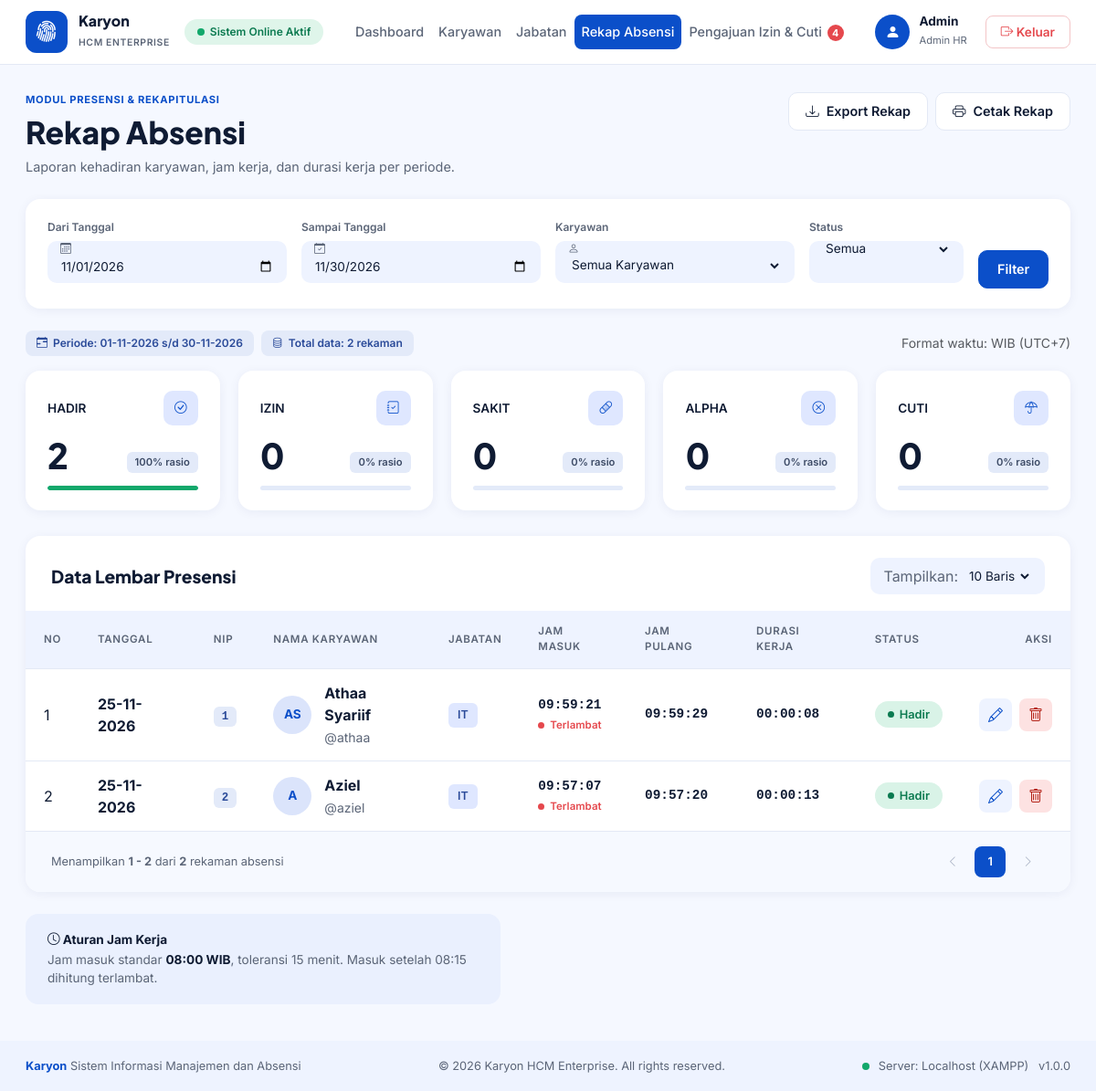
Screenshot of /admin/rekap_absensi.php (signed in) with the database file from the repository.
### tables this page shows
CREATE TABLE `absensi` (
  `id` int(11) NOT NULL,
  `karyawan_id` int(11) NOT NULL,
  `tanggal` date NOT NULL,
  `jam_masuk` time DEFAULT NULL,
  `jam_pulang` time DEFAULT NULL,
  `status` enum('Hadir','Izin','Sakit','Alpha','Cuti') DEFAULT 'Hadir',
  `keterangan` varchar(255) DEFAULT NULL,
  `pengajuan_id` int(11) DEFAULT NULL
);

CREATE TABLE `karyawan` (
  `id` int(11) NOT NULL,
  `nip` varchar(20) NOT NULL,
  `nama` varchar(100) NOT NULL,
  `jabatan_id` int(11) DEFAULT NULL,
  `no_hp` varchar(15) DEFAULT NULL,
  `alamat` text DEFAULT NULL
);

CREATE TABLE `users` (
  `id` int(11) NOT NULL,
  `username` varchar(50) NOT NULL,
  `password` varchar(255) NOT NULL,
  `role` enum('admin','karyawan') NOT NULL,
  `karyawan_id` int(11) DEFAULT NULL
);

CREATE TABLE `jabatan` (
  `id` int(11) NOT NULL,
  `kode_jabatan` varchar(20) NOT NULL,
  `nama_jabatan` varchar(50) NOT NULL
);

### admin/rekap_absensi.php (the view, shortened to what this page needs)
<?php
require_once '../auth/cek_session.php';
require_once '../includes/fungsi.php';
$dari   = bersihkan_tanggal($_GET['dari'] ?? '', date('Y-m-01'));
$sampai = bersihkan_tanggal($_GET['sampai'] ?? '', date('Y-m-t'));
$karyawan = (int)($_GET['karyawan'] ?? 0);
$status   = in_array($_GET['status'] ?? '', DAFTAR_STATUS) ? $_GET['status'] : '';
$per      = (int)($_GET['per'] ?? 10);
$halaman  = max(1, (int)($_GET['page'] ?? 1));
$cetak    = isset($_GET['cetak']);
list($sql_where, $tipe, $param) = filter_rekap($dari, $sampai, $karyawan, $status);
$hitung = array_fill_keys(DAFTAR_STATUS, 0);
foreach (query_aman($conn, "SELECT a.status, COUNT(*) n FROM absensi a WHERE $sql_where GROUP BY a.status", $tipe, $param) as $r) {
    $hitung[$r['status']] = $r['n'];
}
$total = array_sum($hitung);
$per_halaman = $cetak ? max($total, 1) : $per;
$total_halaman = max(1, (int)ceil($total / $per_halaman));
$halaman = min($halaman, $total_halaman);
$offset = ($halaman - 1) * $per_halaman;
$rows = query_aman($conn, "
    SELECT a.*, k.nip, k.nama, j.nama_jabatan, u.username
    FROM absensi a
    JOIN karyawan k ON a.karyawan_id = k.id
    LEFT JOIN jabatan j ON k.jabatan_id = j.id
    LEFT JOIN users u ON u.karyawan_id = k.id
    WHERE $sql_where
    ORDER BY a.tanggal DESC, k.nama ASC
    LIMIT $per_halaman OFFSET $offset", $tipe, $param)->fetch_all(MYSQLI_ASSOC);
$filter_url = ['dari' => $dari, 'sampai' => $sampai, 'karyawan' => $karyawan, 'status' => $status, 'per' => $per];
$kartu = [
    'Hadir' => ['ikon' => 'bi-check-circle',    'warna' => 'hadir'],
    'Izin'  => ['ikon' => 'bi-journal-check',   'warna' => 'izin'],
    'Sakit' => ['ikon' => 'bi-bandaid',         'warna' => 'sakit'],
    'Alpha' => ['ikon' => 'bi-x-circle',        'warna' => 'alpha'],
    'Cuti'  => ['ikon' => 'bi-umbrella',        'warna' => 'cuti'],
];
include '../includes/header.php';
?>
<div class="k-head no-print-keep">
  <div>
    <div class="k-eyebrow">Modul Presensi &amp; Rekapitulasi</div>
    <h1 class="k-title">Rekap Absensi</h1>
    <p class="k-lead">Laporan kehadiran karyawan, jam kerja, dan durasi kerja per periode.</p>
  </div>
  <div class="d-flex gap-2 no-print">
    <a href="export_csv.php?<?= http_build_query($filter_url) ?>" class="k-btn-putih"><i class="bi bi-download"></i> Export Rekap</a>
    <a href="?<?= http_build_query($filter_url + ['cetak' => 1]) ?>" target="_blank" class="k-btn-putih"><i class="bi bi-printer"></i> Cetak Rekap</a>
  </div>
</div>
<form method="GET" id="form-rekap" class="k-card-filter no-print">
  <div class="row g-3 align-items-end">
    <div class="col-md-3 k-field">
      <label>Dari Tanggal</label>
      <label class="k-tool"><i class="bi bi-calendar3"></i><input type="date" name="dari" value="<?= h($dari) ?>"></label>
    </div>
    <div class="col-md-3 k-field">
      <label>Sampai Tanggal</label>
      <label class="k-tool"><i class="bi bi-calendar-check"></i><input type="date" name="sampai" value="<?= h($sampai) ?>"></label>
    </div>
    <div class="col-md-3 k-field">
      <label>Karyawan</label>
      <label class="k-tool"><i class="bi bi-person"></i>
        <select name="karyawan">
          <option value="0">Semua Karyawan</option>
        </select>
      </label>
    </div>
    <div class="col-md-2 k-field">
      <label>Status</label>
      <label class="k-tool">
        <select name="status">
          <option value="">Semua</option>
        </select>
      </label>
    </div>
    <div class="col-md-1">
      <button type="submit" class="k-btn-biru w-100 justify-content-center">Filter</button>
    </div>
  </div>
</form>
<div class="d-flex flex-wrap gap-2 align-items-center mb-3">
  <span class="k-chip2"><i class="bi bi-calendar-range"></i> Periode: <?= date('d-m-Y', strtotime($dari)) ?> s/d <?= date('d-m-Y', strtotime($sampai)) ?></span>
  <span class="k-chip2"><i class="bi bi-database"></i> Total data: <?= $total ?> rekaman</span>
  <span class="text-muted small ms-auto">Format waktu: WIB (UTC+7)</span>
</div>
<div class="k-stats lima" style="margin-top:0">
  <?php foreach ($kartu as $nama_status => $k): ?>
    <div class="k-stat">
      <div class="k-stat-top"><?= strtoupper($nama_status) ?> <span class="k-stat-ico"><i class="bi <?= $k['ikon'] ?>"></i></span></div>
      <div class="k-stat-body">
        <span class="k-angka"><?= $hitung[$nama_status] ?></span>
        <span class="k-tag"><?= persen($hitung[$nama_status], $total) ?>% rasio</span>
      </div>
      <div class="k-prog"><span class="p-<?= $k['warna'] ?>" style="width:<?= persen($hitung[$nama_status], $total) ?>%"></span></div>
    </div>
  <?php endforeach; ?>
</div>
<div class="k-panel">
  <div class="k-panel-head">
    <h2 class="k-panel-title">Data Lembar Presensi</h2>
    <label class="k-tool no-print">Tampilkan:
      <select name="per" form="form-rekap" onchange="this.form.submit()">
        <?php foreach ([10, 25, 50] as $p): ?>
          <option value="<?= $p ?>" <?= $per == $p ? 'selected' : '' ?>><?= $p ?> Baris</option>
        <?php endforeach; ?>
      </select>
    </label>
  </div>
  <div class="k-table-wrap">
    <table class="k-table">
      <thead>
        <tr>
          <th>No</th><th>Tanggal</th><th>NIP</th><th>Nama Karyawan</th><th>Jabatan</th>
          <th>Jam Masuk</th><th>Jam Pulang</th><th>Durasi Kerja</th><th>Status</th><th class="no-print" style="text-align:right">Aksi</th>
        </tr>
      </thead>
      <tbody>
        <?php if (count($rows) > 0): ?>
          <?php foreach ($rows as $i => $r): ?>
            <tr>
              <td><?= $offset + $i + 1 ?></td>
              <td><b><?= date('d-m-Y', strtotime($r['tanggal'])) ?></b></td>
              <td><span class="k-nip"><?= h($r['nip']) ?></span></td>
              <td>
                <div class="k-orang">
                  <span class="k-avatar-s"><?= h(inisial($r['nama'])) ?></span>
                  <div><b><?= h($r['nama']) ?></b><small>@<?= h($r['username'] ?? '-') ?></small></div>
                </div>
              </td>
              <td><span class="k-bdg"><?= h($r['nama_jabatan'] ?? '-') ?></span></td>
              <td>
                <div class="k-jam"><?= $r['jam_masuk'] ?? '--:--:--' ?></div>
                <?php if ($r['jam_masuk']): $telat = terlambat($r['jam_masuk']); ?>
                  <div class="k-ket <?= $telat ? 'telat' : 'tepat' ?>"><span class="dot"></span><?= $telat ? 'Terlambat' : 'Tepat Waktu' ?></div>
                <?php endif; ?>
              </td>
              <td class="k-jam"><?= $r['jam_pulang'] ?? '--:--:--' ?></td>
              <td class="k-jam"><?= durasi($r['jam_masuk'], $r['jam_pulang']) ?></td>
              <td>
                <span class="k-badge st-<?= strtolower($r['status']) ?>"><?= $r['status'] ?></span>
              </td>
              <td class="no-print">
                <div class="k-aksi">
                    <a class="k-aksi-btn" title="Ubah absensi"
                     href="absensi_manual.php?karyawan=<?= $r['karyawan_id'] ?>&tanggal=<?= h($r['tanggal']) ?>"><i class="bi bi-pencil"></i></a>
                      <form action="hapus_absensi.php" method="POST" class="d-inline form-hapus"
                      data-konfirmasi="Hapus absensi <?= h($r['nama']) ?> tanggal <?= date('d-m-Y', strtotime($r['tanggal'])) ?>? Riwayat di halaman karyawan juga ikut terhapus dan tidak bisa dikembalikan.">
                       <button type="submit" class="k-aksi-btn merah" title="Hapus absensi"><i class="bi bi-trash"></i></button>
                      </form>
                    </div>
                 </td>
            </tr>
          <?php endforeach; ?>
        <?php else: ?>
          <tr><td colspan="10" class="text-center text-muted py-4">Tidak ada data pada filter ini.</td></tr>
        <?php endif; ?>
      </tbody>
    </table>
  </div>
  <div class="k-panel-foot">
    <span>Menampilkan <b><?= $total > 0 ? $offset + 1 : 0 ?> - <?= min($offset + $per_halaman, $total) ?></b> dari <b><?= $total ?></b> rekaman absensi</span>
  </div>
</div>
<div class="k-info" style="max-width:520px">
  <div>
    <b><i class="bi bi-clock"></i> Aturan Jam Kerja</b>
    <p>Jam masuk standar <b style="display:inline"><?= substr(JAM_MASUK, 0, 5) ?> WIB</b>, toleransi <?= TOLERANSI_MENIT ?> menit.
       Masuk setelah <?= date('H:i', strtotime(JAM_MASUK) + TOLERANSI_MENIT * 60) ?> dihitung terlambat.</p>
  </div>
</div>
<?php include '../includes/footer.php'; ?>

### rows the page displays
absensi: i "1", tanggal "25-11-2026", karyawan.nip "1", karyawan.nama "AS", karyawan.nama "Athaa Syariif", users.username "athaa", jabatan.nama_jabatan "IT", jam_masuk "09:59:21", shows "Terlambat", jam_pulang "09:59:29", durasi($r['jam_masuk'], $r['jam_pulang']) "00:00:08", status "Hadir"
absensi: i "2", tanggal "25-11-2026", karyawan.nip "2", karyawan.nama "A", karyawan.nama "Aziel", users.username "aziel", jabatan.nama_jabatan "IT", jam_masuk "09:57:07", shows "Terlambat", jam_pulang "09:57:20", durasi($r['jam_masuk'], $r['jam_pulang']) "00:00:13", status "Hadir"

### other values shown
$jml_menunggu "4"
$nama_tampil "Admin"
date('d-m-Y', strtotime($dari)) "01-11-2026"
date('d-m-Y', strtotime($sampai)) "30-11-2026"
$total "2"
$nama_status "HADIR"
$hitung[$nama_status] "2"
persen($hitung[$nama_status], $total) "100"
$nama_status "IZIN"
$hitung[$nama_status] "0"
persen($hitung[$nama_status], $total) "0"
$nama_status "SAKIT"
$nama_status "ALPHA"
$nama_status "CUTI"
$offset + 1 "1"
